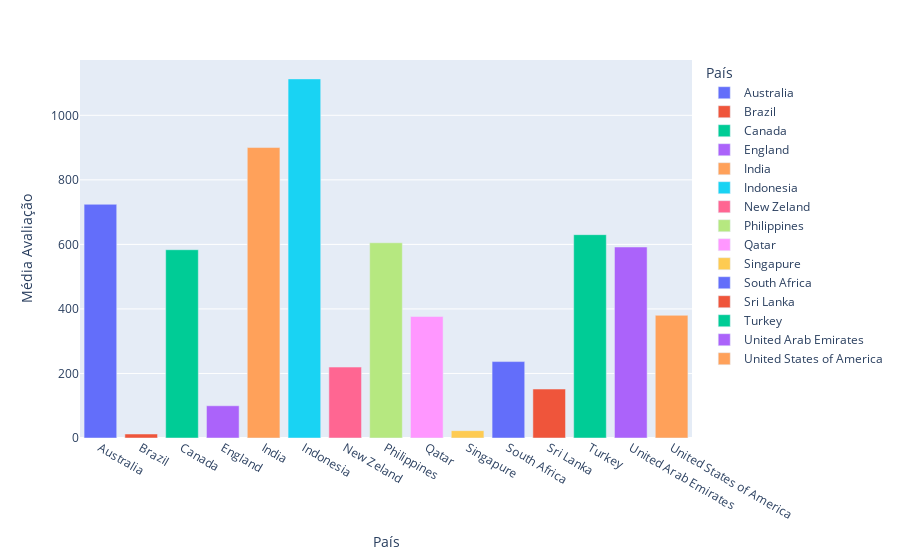

Notebook source saved alongside this figure:
### Markdown cell above
<a id="547"></a>
## <b style="color:#D2BA9E; font-size:80%">3. <span style='color:#1F2E55'> Média de Avaliações por País</span></b>

### Code cell
cols = ['votes','country']

aux = df2.loc[:, cols].groupby('country').mean().reset_index()

fig = px.bar(aux, x='country', y='votes', color='country', labels={'country':'País', 'votes':'Média Avaliação'})

fig.show()

### Figure 1 — Plotly figure (JSON) as saved in the notebook; plotly's stock layout.template omitted (floating-point values rounded to 4 significant figures)
{"data": [{"alignmentgroup": "True", "hovertemplate": "País=%{x}<br>Média Avaliação=%{y}<extra></extra>", "legendgroup": "Australia", "marker": {"color": "#636efa", "pattern": {"shape": ""}}, "name": "Australia", "offsetgroup": "Australia", "orientation": "v", "showlegend": true, "textposition": "auto", "type": "bar", "x": ["Australia"], "xaxis": "x", "y": [724.2], "yaxis": "y"}, {"alignmentgroup": "True", "hovertemplate": "País=%{x}<br>Média Avaliação=%{y}<extra></extra>", "legendgroup": "Brazil", "marker": {"color": "#EF553B", "pattern": {"shape": ""}}, "name": "Brazil", "offsetgroup": "Brazil", "orientation": "v", "showlegend": true, "textposition": "auto", "type": "bar", "x": ["Brazil"], "xaxis": "x", "y": [12.4], "yaxis": "y"}, {"alignmentgroup": "True", "hovertemplate": "País=%{x}<br>Média Avaliação=%{y}<extra></extra>", "legendgroup": "Canada", "marker": {"color": "#00cc96", "pattern": {"shape": ""}}, "name": "Canada", "offsetgroup": "Canada", "orientation": "v", "showlegend": true, "textposition": "auto", "type": "bar", "x": ["Canada"], "xaxis": "x", "y": [583.4], "yaxis": "y"}, {"alignmentgroup": "True", "hovertemplate": "País=%{x}<br>Média Avaliação=%{y}<extra></extra>", "legendgroup": "England", "marker": {"color": "#ab63fa", "pattern": {"shape": ""}}, "name": "England", "offsetgroup": "England", "orientation": "v", "showlegend": true, "textposition": "auto", "type": "bar", "x": ["England"], "xaxis": "x", "y": [99.89], "yaxis": "y"}, {"alignmentgroup": "True", "hovertemplate": "País=%{x}<br>Média Avaliação=%{y}<extra></extra>", "legendgroup": "India", "marker": {"color": "#FFA15A", "pattern": {"shape": ""}}, "name": "India", "offsetgroup": "India", "orientation": "v", "showlegend": true, "textposition": "auto", "type": "bar", "x": ["India"], "xaxis": "x", "y": [900.1], "yaxis": "y"}, {"alignmentgroup": "True", "hovertemplate": "País=%{x}<br>Média Avaliação=%{y}<extra></extra>", "legendgroup": "Indonesia", "marker": {"color": "#19d3f3", "pattern": {"shape": ""}}, "name": "Indonesia", "offsetgroup": "Indonesia", "orientation": "v", "showlegend": true, "textposition": "auto", "type": "bar", "x": ["Indonesia"], "xaxis": "x", "y": [1113.0], "yaxis": "y"}, {"alignmentgroup": "True", "hovertemplate": "País=%{x}<br>Média Avaliação=%{y}<extra></extra>", "legendgroup": "New Zeland", "marker": {"color": "#FF6692", "pattern": {"shape": ""}}, "name": "New Zeland", "offsetgroup": "New Zeland", "orientation": "v", "showlegend": true, "textposition": "auto", "type": "bar", "x": ["New Zeland"], "xaxis": "x", "y": [219.8], "yaxis": "y"}, {"alignmentgroup": "True", "hovertemplate": "País=%{x}<br>Média Avaliação=%{y}<extra></extra>", "legendgroup": "Philippines", "marker": {"color": "#B6E880", "pattern": {"shape": ""}}, "name": "Philippines", "offsetgroup": "Philippines", "orientation": "v", "showlegend": true, "textposition": "auto", "type": "bar", "x": ["Philippines"], "xaxis": "x", "y": [605.0], "yaxis": "y"}, {"alignmentgroup": "True", "hovertemplate": "País=%{x}<br>Média Avaliação=%{y}<extra></extra>", "legendgroup": "Qatar", "marker": {"color": "#FF97FF", "pattern": {"shape": ""}}, "name": "Qatar", "offsetgroup": "Qatar", "orientation": "v", "showlegend": true, "textposition": "auto", "type": "bar", "x": ["Qatar"], "xaxis": "x", "y": [376.3], "yaxis": "y"}, {"alignmentgroup": "True", "hovertemplate": "País=%{x}<br>Média Avaliação=%{y}<extra></extra>", "legendgroup": "Singapure", "marker": {"color": "#FECB52", "pattern": {"shape": ""}}, "name": "Singapure", "offsetgroup": "Singapure", "orientation": "v", "showlegend": true, "textposition": "auto", "type": "bar", "x": ["Singapure"], "xaxis": "x", "y": [22.77], "yaxis": "y"}, {"alignmentgroup": "True", "hovertemplate": "País=%{x}<br>Média Avaliação=%{y}<extra></extra>", "legendgroup": "South Africa", "marker": {"color": "#636efa", "pattern": {"shape": ""}}, "name": "South Africa", "offsetgroup": "South Africa", "orientation": "v", "showlegend": true, "textposition": "auto", "type": "bar", "x": ["South Africa"], "xaxis": "x", "y": [236.8], "yaxis": "y"}, {"alignmentgroup": "True", "hovertemplate": "País=%{x}<br>Média Avaliação=%{y}<extra></extra>", "legendgroup": "Sri Lanka", "marker": {"color": "#EF553B", "pattern": {"shape": ""}}, "name": "Sri Lanka", "offsetgroup": "Sri Lanka", "orientation": "v", "showlegend": true, "textposition": "auto", "type": "bar", "x": ["Sri Lanka"], "xaxis": "x", "y": [151.7], "yaxis": "y"}, {"alignmentgroup": "True", "hovertemplate": "País=%{x}<br>Média Avaliação=%{y}<extra></extra>", "legendgroup": "Turkey", "marker": {"color": "#00cc96", "pattern": {"shape": ""}}, "name": "Turkey", "offsetgroup": "Turkey", "orientation": "v", "showlegend": true, "textposition": "auto", "type": "bar", "x": ["Turkey"], "xaxis": "x", "y": [630.1], "yaxis": "y"}, {"alignmentgroup": "True", "hovertemplate": "País=%{x}<br>Média Avaliação=%{y}<extra></extra>", "legendgroup": "United Arab Emirates", "marker": {"color": "#ab63fa", "pattern": {"shape": ""}}, "name": "United Arab Emirates", "offsetgroup": "United Arab Emirates", "orientation": "v", "showlegend": true, "textposition": "auto", "type": "bar", "x": ["United Arab Emirates"], "xaxis": "x", "y": [591.9], "yaxis": "y"}, {"alignmentgroup": "True", "hovertemplate": "País=%{x}<br>Média Avaliação=%{y}<extra></extra>", "legendgroup": "United States of America", "marker": {"color": "#FFA15A", "pattern": {"shape": ""}}, "name": "United States of America", "offsetgroup": "United States of America", "orientation": "v", "showlegend": true, "textposition": "auto", "type": "bar", "x": ["United States of America"], "xaxis": "x", "y": [380.2], "yaxis": "y"}], "layout": {"barmode": "relative", "legend": {"title": {"text": "País"}, "tracegroupgap": 0}, "margin": {"t": 60}, "xaxis": {"anchor": "y", "categoryarray": ["Australia", "Brazil", "Canada", "England", "India", "Indonesia", "New Zeland", "Philippines", "Qatar", "Singapure", "South Africa", "Sri Lanka", "Turkey", "United Arab Emirates", "United States of America"], "categoryorder": "array", "domain": [0, 1], "title": {"text": "País"}}, "yaxis": {"anchor": "x", "domain": [0, 1], "title": {"text": "Média Avaliação"}}}}
